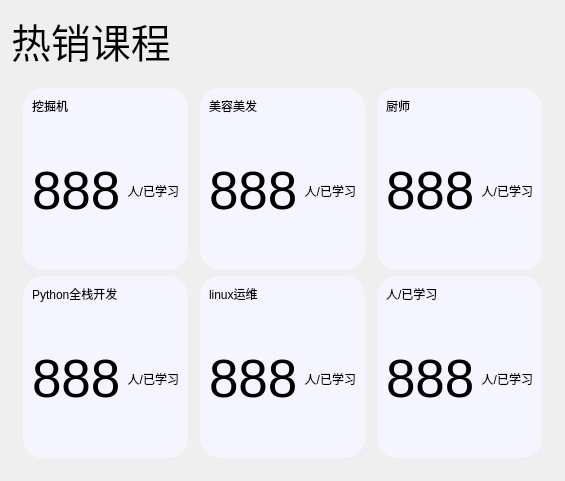
                  <widget class="QWidget" name="page_8">
                   <layout class="QHBoxLayout" name="horizontalLayout_34">
                    <item>
                     <layout class="QVBoxLayout" name="verticalLayout_12">
                      <item>
                       <layout class="QHBoxLayout" name="horizontalLayout_21">
                        <item>
                         <widget class="QLabel" name="label_23">
                          <property name="font">
                           <font>
                            <pointsize>30</pointsize>
                           </font>
                          </property>
                          <property name="text">
                           <string>热销课程</string>
                          </property>
                         </widget>
                        </item>
                       </layout>
                      </item>
                      <item>
                       <layout class="QGridLayout" name="gridLayout_2">
                        <property name="leftMargin">
                         <number>12</number>
                        </property>
                        <property name="topMargin">
                         <number>12</number>
                        </property>
                        <property name="rightMargin">
                         <number>12</number>
                        </property>
                        <property name="bottomMargin">
                         <number>12</number>
                        </property>
                        <property name="horizontalSpacing">
                         <number>12</number>
                        </property>
                        <item row="0" column="0">
                         <widget class="QWidget" name="widget_9" native="true">
                          <property name="styleSheet">
                           <string notr="true">background-color: rgb(245, 245, 255);
border-radius:20px;</string>
                          </property>
                          <layout class="QHBoxLayout" name="horizontalLayout_22">
                           <item>
                            <layout class="QVBoxLayout" name="verticalLayout_13">
                             <item>
                              <widget class="QLabel" name="label_24">
                               <property name="text">
                                <string>挖掘机</string>
                               </property>
                              </widget>
                             </item>
                             <item>
                              <spacer name="verticalSpacer_14">
                               <property name="orientation">
                                <enum>Qt::Vertical</enum>
                               </property>
                               <property name="sizeHint" stdset="0">
                                <size>
                                 <width>20</width>
                                 <height>40</height>
                                </size>
                               </property>
                              </spacer>
                             </item>
                             <item>
                              <layout class="QHBoxLayout" name="horizontalLayout_23">
                               <item>
                                <widget class="QLabel" name="label_25">
                                 <property name="font">
                                  <font>
                                   <pointsize>40</pointsize>
                                  </font>
                                 </property>
                                 <property name="text">
                                  <string>888</string>
                                 </property>
                                </widget>
                               </item>
                               <item>
                                <widget class="QLabel" name="label_26">
                                 <property name="text">
                                  <string>人/已学习</string>
                                 </property>
                                 <property name="alignment">
                                  <set>Qt::AlignRight|Qt::AlignTrailing|Qt::AlignVCenter</set>
                                 </property>
                                </widget>
                               </item>
                              </layout>
                             </item>
                             <item>
                              <spacer name="verticalSpacer_15">
                               <property name="orientation">
                                <enum>Qt::Vertical</enum>
                               </property>
                               <property name="sizeHint" stdset="0">
                                <size>
                                 <width>20</width>
                                 <height>40</height>
                                </size>
                               </property>
                              </spacer>
                             </item>
                            </layout>
                           </item>
                          </layout>
                         </widget>
                        </item>
                        <item row="0" column="1">
                         <widget class="QWidget" name="widget_10" native="true">
                          <property name="styleSheet">
                           <string notr="true">background-color: rgb(245, 245, 255);
border-radius:20px;</string>
                          </property>
                          <layout class="QHBoxLayout" name="horizontalLayout_24">
                           <item>
                            <layout class="QVBoxLayout" name="verticalLayout_14">
                             <item>
                              <widget class="QLabel" name="label_27">
                               <property name="text">
                                <string>美容美发</string>
                               </property>
                              </widget>
                             </item>
                             <item>
                              <spacer name="verticalSpacer_16">
                               <property name="orientation">
                                <enum>Qt::Vertical</enum>
                               </property>
                               <property name="sizeHint" stdset="0">
                                <size>
                                 <width>20</width>
                                 <height>40</height>
                                </size>
                               </property>
                              </spacer>
                             </item>
                             <item>
                              <layout class="QHBoxLayout" name="horizontalLayout_25">
                               <item>
                                <widget class="QLabel" name="label_28">
                                 <property name="font">
                                  <font>
                                   <pointsize>40</pointsize>
                                  </font>
                                 </property>
                                 <property name="text">
                                  <string>888</string>
                                 </property>
                                </widget>
                               </item>
                               <item>
                                <widget class="QLabel" name="label_29">
                                 <property name="text">
                                  <string>人/已学习</string>
                                 </property>
                                 <property name="alignment">
                                  <set>Qt::AlignRight|Qt::AlignTrailing|Qt::AlignVCenter</set>
                                 </property>
                                </widget>
                               </item>
                              </layout>
                             </item>
                             <item>
                              <spacer name="verticalSpacer_17">
                               <property name="orientation">
                                <enum>Qt::Vertical</enum>
                               </property>
                               <property name="sizeHint" stdset="0">
                                <size>
                                 <width>20</width>
                                 <height>40</height>
                                </size>
                               </property>
                              </spacer>
                             </item>
                            </layout>
                           </item>
                          </layout>
                         </widget>
                        </item>
                        <item row="0" column="2">
                         <widget class="QWidget" name="widget_11" native="true">
                          <property name="styleSheet">
                           <string notr="true">background-color: rgb(245, 245, 255);
border-radius:20px;</string>
                          </property>
                          <layout class="QHBoxLayout" name="horizontalLayout_26">
                           <item>
                            <layout class="QVBoxLayout" name="verticalLayout_15">
                             <item>
                              <widget class="QLabel" name="label_30">
                               <property name="text">
                                <string>厨师</string>
                               </property>
                              </widget>
                             </item>
                             <item>
                              <spacer name="verticalSpacer_18">
                               <property name="orientation">
                                <enum>Qt::Vertical</enum>
                               </property>
                               <property name="sizeHint" stdset="0">
                                <size>
                                 <width>20</width>
                                 <height>40</height>
                                </size>
                               </property>
                              </spacer>
                             </item>
                             <item>
                              <layout class="QHBoxLayout" name="horizontalLayout_27">
                               <item>
                                <widget class="QLabel" name="label_31">
                                 <property name="font">
                                  <font>
                                   <pointsize>40</pointsize>
                                  </font>
                                 </property>
                                 <property name="text">
                                  <string>888</string>
                                 </property>
                                </widget>
                               </item>
                               <item>
                                <widget class="QLabel" name="label_32">
                                 <property name="text">
                                  <string>人/已学习</string>
                                 </property>
                                 <property name="alignment">
                                  <set>Qt::AlignRight|Qt::AlignTrailing|Qt::AlignVCenter</set>
                                 </property>
                                </widget>
                               </item>
                              </layout>
                             </item>
                             <item>
                              <spacer name="verticalSpacer_19">
                               <property name="orientation">
                                <enum>Qt::Vertical</enum>
                               </property>
                               <property name="sizeHint" stdset="0">
                                <size>
                                 <width>20</width>
                                 <height>40</height>
                                </size>
                               </property>
                              </spacer>
                             </item>
                            </layout>
                           </item>
                          </layout>
                         </widget>
                        </item>
                        <item row="1" column="0">
                         <widget class="QWidget" name="widget_12" native="true">
                          <property name="styleSheet">
                           <string notr="true">background-color: rgb(245, 245, 255);
border-radius:20px;</string>
                          </property>
                          <layout class="QHBoxLayout" name="horizontalLayout_28">
                           <item>
                            <layout class="QVBoxLayout" name="verticalLayout_16">
                             <item>
                              <widget class="QLabel" name="label_33">
                               <property name="text">
                                <string>Python全栈开发</string>
                               </property>
                              </widget>
                             </item>
                             <item>
                              <spacer name="verticalSpacer_20">
                               <property name="orientation">
                                <enum>Qt::Vertical</enum>
                               </property>
                               <property name="sizeHint" stdset="0">
                                <size>
                                 <width>20</width>
                                 <height>40</height>
                                </size>
                               </property>
                              </spacer>
                             </item>
                             <item>
                              <layout class="QHBoxLayout" name="horizontalLayout_29">
                               <item>
                                <widget class="QLabel" name="label_34">
                                 <property name="font">
                                  <font>
                                   <pointsize>40</pointsize>
                                  </font>
                                 </property>
                                 <property name="text">
                                  <string>888</string>
                                 </property>
                                </widget>
                               </item>
                               <item>
                                <widget class="QLabel" name="label_35">
                                 <property name="text">
                                  <string>人/已学习</string>
                                 </property>
                                 <property name="alignment">
                                  <set>Qt::AlignRight|Qt::AlignTrailing|Qt::AlignVCenter</set>
                                 </property>
                                </widget>
                               </item>
                              </layout>
                             </item>
                             <item>
                              <spacer name="verticalSpacer_21">
                               <property name="orientation">
                                <enum>Qt::Vertical</enum>
                               </property>
                               <property name="sizeHint" stdset="0">
                                <size>
                                 <width>20</width>
                                 <height>40</height>
                                </size>
                               </property>
                              </spacer>
                             </item>
                            </layout>
                           </item>
                          </layout>
                         </widget>
                        </item>
                        <item row="1" column="1">
                         <widget class="QWidget" name="widget_13" native="true">
                          <property name="styleSheet">
                           <string notr="true">background-color: rgb(245, 245, 255);
border-radius:20px;</string>
                          </property>
                          <layout class="QHBoxLayout" name="horizontalLayout_30">
                           <item>
                            <layout class="QVBoxLayout" name="verticalLayout_17">
                             <item>
                              <widget class="QLabel" name="label_36">
                               <property name="text">
                                <string>linux运维</string>
                               </property>
                              </widget>
                             </item>
                             <item>
                              <spacer name="verticalSpacer_22">
                               <property name="orientation">
                                <enum>Qt::Vertical</enum>
                               </property>
                               <property name="sizeHint" stdset="0">
                                <size>
                                 <width>20</width>
                                 <height>40</height>
                                </size>
                               </property>
                              </spacer>
                             </item>
                             <item>
                              <layout class="QHBoxLayout" name="horizontalLayout_31">
                               <item>
                                <widget class="QLabel" name="label_37">
                                 <property name="font">
                                  <font>
                                   <pointsize>40</pointsize>
                                  </font>
                                 </property>
                                 <property name="text">
                                  <string>888</string>
                                 </property>
                                </widget>
                               </item>
                               <item>
                                <widget class="QLabel" name="label_38">
                                 <property name="text">
                                  <string>人/已学习</string>
                                 </property>
                                 <property name="alignment">
                                  <set>Qt::AlignRight|Qt::AlignTrailing|Qt::AlignVCenter</set>
                                 </property>
                                </widget>
                               </item>
                              </layout>
                             </item>
                             <item>
                              <spacer name="verticalSpacer_23">
                               <property name="orientation">
                                <enum>Qt::Vertical</enum>
                               </property>
                               <property name="sizeHint" stdset="0">
                                <size>
                                 <width>20</width>
                                 <height>40</height>
                                </size>
                               </property>
                              </spacer>
                             </item>
                            </layout>
                           </item>
                          </layout>
                         </widget>
                        </item>
                        <item row="1" column="2">
                         <widget class="QWidget" name="widget_14" native="true">
                          <property name="styleSheet">
                           <string notr="true">background-color: rgb(245, 245, 255);
border-radius:20px;</string>
                          </property>
                          <layout class="QHBoxLayout" name="horizontalLayout_32">
                           <item>
                            <layout class="QVBoxLayout" name="verticalLayout_18">
                             <item>
                              <widget class="QLabel" name="label_39">
                               <property name="text">
                                <string>人/已学习</string>
                               </property>
                              </widget>
                             </item>
                             <item>
                              <spacer name="verticalSpacer_24">
                               <property name="orientation">
                                <enum>Qt::Vertical</enum>
                               </property>
                               <property name="sizeHint" stdset="0">
                                <size>
                                 <width>20</width>
                                 <height>40</height>
                                </size>
                               </property>
                              </spacer>
                             </item>
                             <item>
                              <layout class="QHBoxLayout" name="horizontalLayout_33">
                               <item>
                                <widget class="QLabel" name="label_40">
                                 <property name="font">
                                  <font>
                                   <pointsize>40</pointsize>
                                  </font>
                                 </property>
                                 <property name="text">
                                  <string>888</string>
                                 </property>
                                </widget>
                               </item>
                               <item>
                                <widget class="QLabel" name="label_41">
                                 <property name="text">
                                  <string>人/已学习</string>
                                 </property>
                                 <property name="alignment">
                                  <set>Qt::AlignRight|Qt::AlignTrailing|Qt::AlignVCenter</set>
                                 </property>
                                </widget>
                               </item>
                              </layout>
                             </item>
                             <item>
                              <spacer name="verticalSpacer_25">
                               <property name="orientation">
                                <enum>Qt::Vertical</enum>
                               </property>
                               <property name="sizeHint" stdset="0">
                                <size>
                                 <width>20</width>
                                 <height>40</height>
                                </size>
                               </property>
                              </spacer>
                             </item>
                            </layout>
                           </item>
                          </layout>
                         </widget>
                        </item>
                       </layout>
                      </item>
                     </layout>
                    </item>
                   </layout>
                  </widget>
